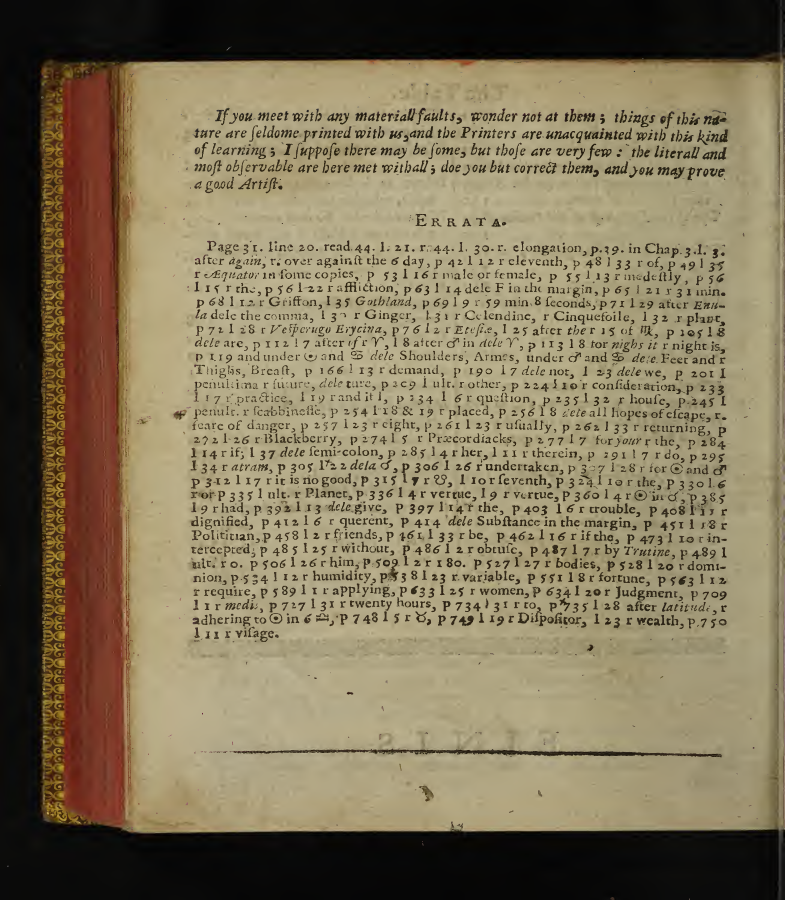
#> input picture tasks/astro-source-audit-multipass-20261005/batches/B02v/evidence/errata-888.png, 1569 x 1800 px, found by its file name (shown at 1/2 size)
$ python inspect_errata_p360_precise.py
#> lines starting #> are read from the running program, lines starting #| are printed output that depends on the picture
from PIL import Image,ImageEnhance,ImageOps
from pathlib import Path
B=Path("/home/joel/humandesign-worktrees/astro-lilly-b02v-20261014/tasks/astro-source-audit-multipass-20261005/batches/B02v")
image=Image.open(B/"evidence/errata-888.png").convert("RGB")
#> image is the input picture: PIL image 1569x1800 RGB; mean R, G, B 128.5, 115.9, 88.8
print("image size",image.size)
#| image size (1569, 1800)
dest=B/"independent_review/crops"
dest.mkdir(parents=True,exist_ok=True)
for name,rect in [
 ("errata-p360-full-neighbor",(250,930,1500,1080)),
 ("errata-p360-target",(560,990,1450,1070))
]:
 clip=image.crop(rect)
 clip=ImageEnhance.Contrast(clip).enhance(1.7)
 clip=clip.resize((clip.width*3,clip.height*3),Image.Resampling.LANCZOS)
 clip.save(dest/(name+".png"))
 print(name,clip.size)
#> this loop made 2 passes
#> pass 1, `clip=image.crop(rect)`:
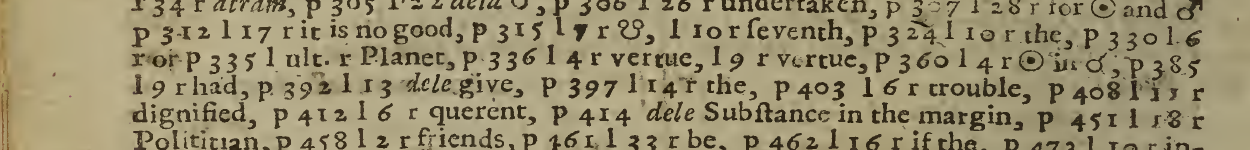
#> clip: PIL image 1250x150 RGB; mean R, G, B 153.3, 143.2, 111.1
#> pass 1, `clip=ImageEnhance.Contrast(clip).enhance(1.7)`:
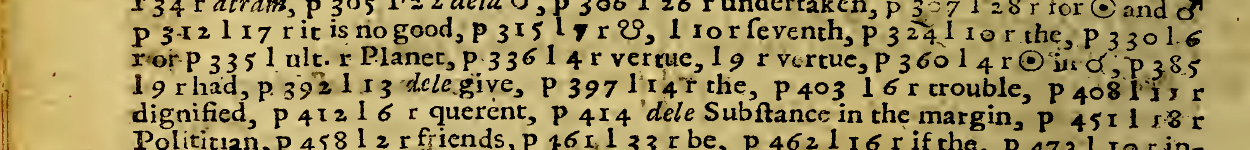
#> clip: PIL image 1250x150 RGB; mean R, G, B 161.3, 145.9, 95.1
#> pass 2, `clip=image.crop(rect)`:
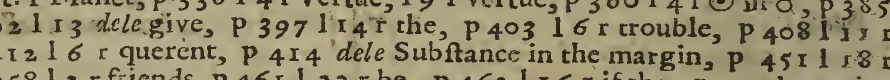
#> clip: PIL image 890x80 RGB; mean R, G, B 149.6, 140.1, 109.3
#> after the loop:
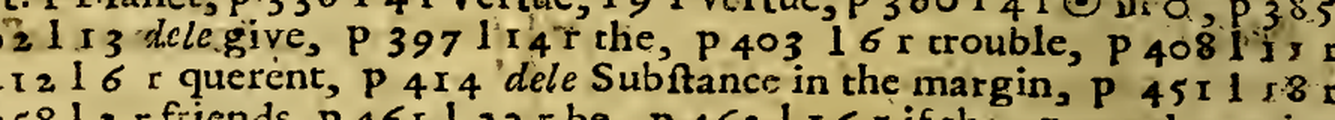
#> clip: PIL image 2670x240 RGB (shown at 1/2 size); mean R, G, B 158.7, 144.6, 96.2

$ run again, with tasks/astro-source-audit-multipass-20261005/batches/B02v/evidence/pdf-381.png copied over tasks/astro-source-audit-multipass-20261005/batches/B02v/evidence/errata-888.png
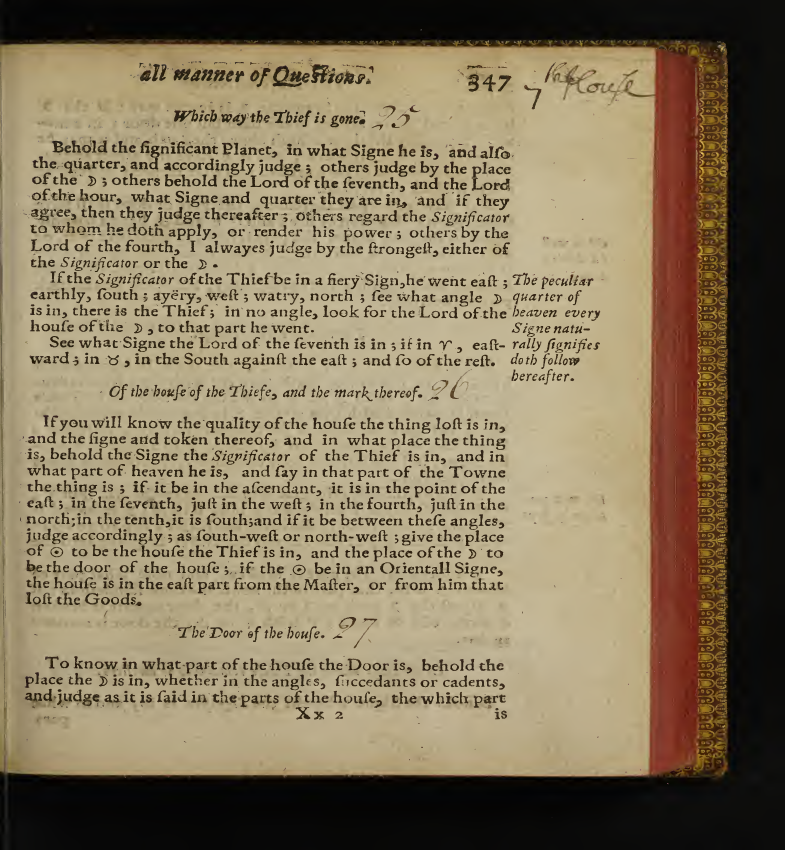
#> input picture tasks/astro-source-audit-multipass-20261005/batches/B02v/evidence/pdf-381.png, 1569 x 1700 px, found by its file name (shown at 1/2 size)
#> image is the input picture: PIL image 1569x1700 RGB; mean R, G, B 133, 118.4, 91.9
#| image size (1569, 1700)
#> the loop `for name,rect in [ ("errata-p360-full-neighbor",(250,930,1500,1080)), ..` made 2 passes
#> pass 1, `clip=ImageEnhance.Contrast(clip).enhance(1.7)`:
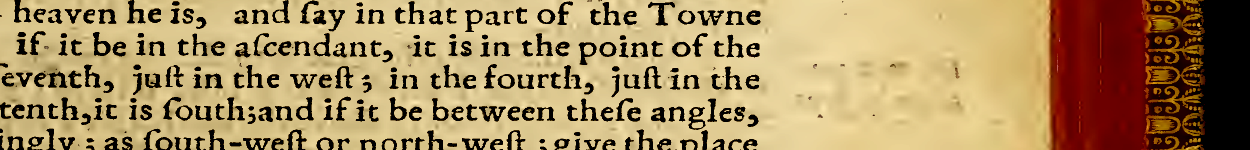
#> clip: PIL image 1250x150 RGB; mean R, G, B 170.6, 144, 99.1
#> after the loop `for name,rect in [`:
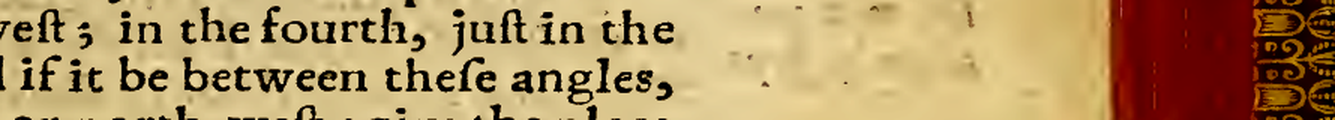
#> clip: PIL image 2670x240 RGB (shown at 1/2 size); mean R, G, B 177.9, 147.2, 100.2

$ run again, with tasks/astro-source-audit-multipass-20261005/batches/B02v/evidence/pdf-386.png copied over tasks/astro-source-audit-multipass-20261005/batches/B02v/evidence/errata-888.png
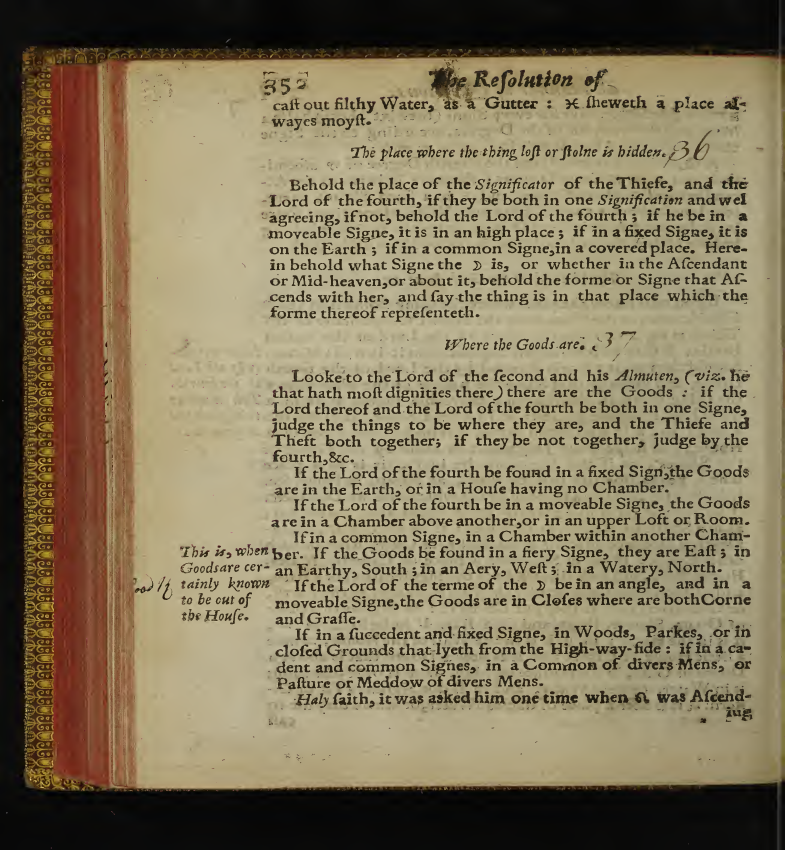
#> input picture tasks/astro-source-audit-multipass-20261005/batches/B02v/evidence/pdf-386.png, 1569 x 1700 px, found by its file name (shown at 1/2 size)
#> image is the input picture: PIL image 1569x1700 RGB; mean R, G, B 130.8, 117.7, 90.2
#| image size (1569, 1700)
#> the loop `for name,rect in [ ("errata-p360-full-neighbor",(250,930,1500,1080)), ..` made 2 passes
#> pass 1, `clip=ImageEnhance.Contrast(clip).enhance(1.7)`:
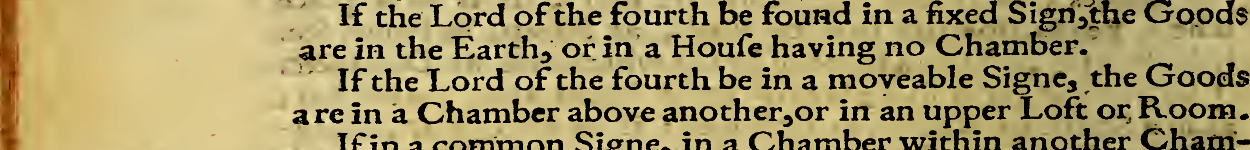
#> clip: PIL image 1250x150 RGB; mean R, G, B 164.5, 150.5, 101.5
#> after the loop `for name,rect in [`:
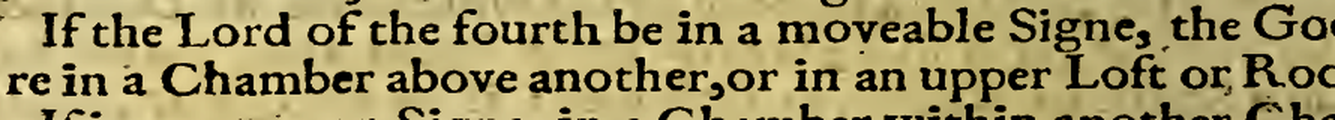
#> clip: PIL image 2670x240 RGB (shown at 1/2 size); mean R, G, B 159.6, 147.9, 100.8

$ run again, with tasks/astro-source-audit-multipass-20261005/batches/B02v/evidence/pdf-387.png copied over tasks/astro-source-audit-multipass-20261005/batches/B02v/evidence/errata-888.png
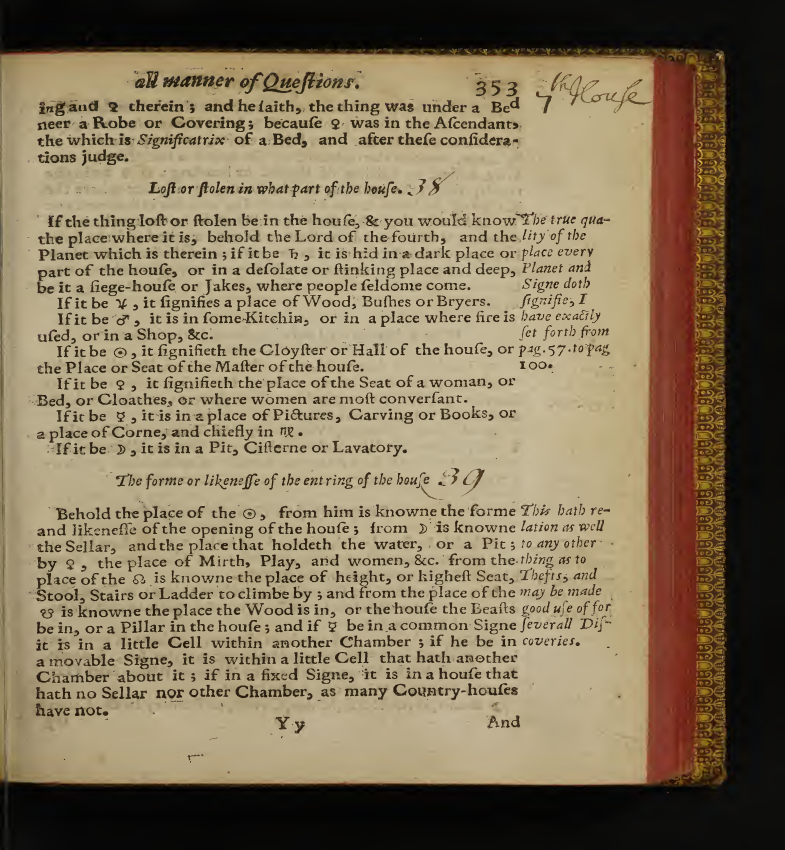
#> input picture tasks/astro-source-audit-multipass-20261005/batches/B02v/evidence/pdf-387.png, 1569 x 1700 px, found by its file name (shown at 1/2 size)
#> image is the input picture: PIL image 1569x1700 RGB; mean R, G, B 132.2, 117.3, 91.2
#| image size (1569, 1700)
#> the loop `for name,rect in [ ("errata-p360-full-neighbor",(250,930,1500,1080)), ..` made 2 passes
#> pass 1, `clip=ImageEnhance.Contrast(clip).enhance(1.7)`:
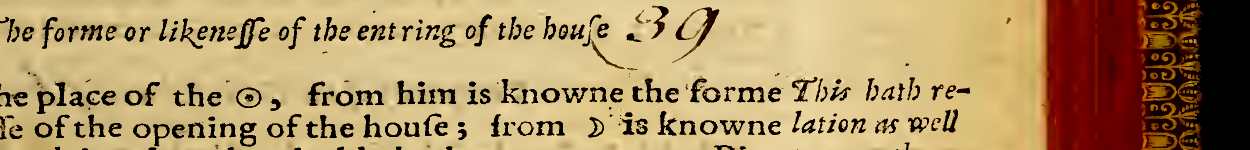
#> clip: PIL image 1250x150 RGB; mean R, G, B 175.6, 147.5, 101.6
#> after the loop `for name,rect in [`:
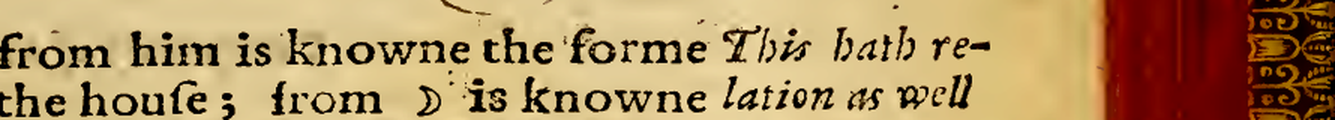
#> clip: PIL image 2670x240 RGB (shown at 1/2 size); mean R, G, B 176.5, 144.6, 99.3
